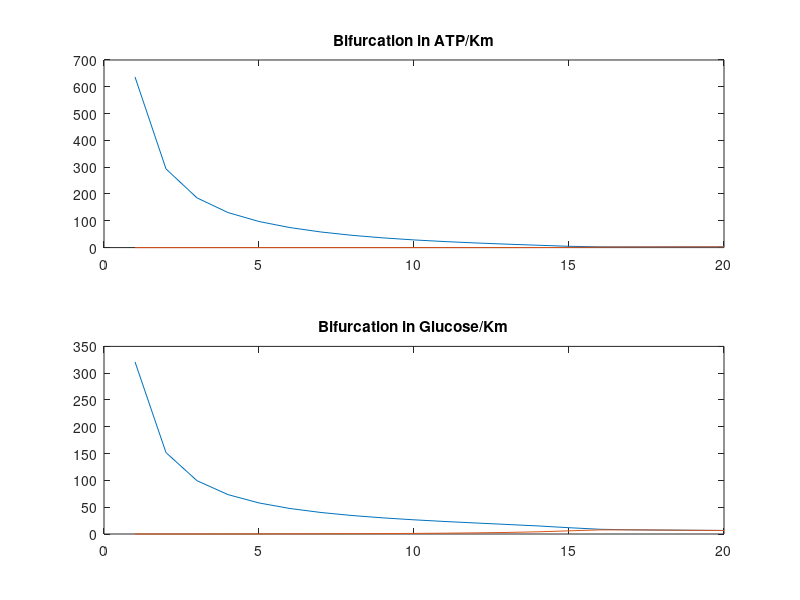

Recreate this plot in MATLAB.
% % Use Euler's method to integrate simple one variable ODE
% % Use program as template for more interesting models

% % Note:  produces slightly different output compared with 
% % example shown in class.  Different values of b, dt, tlast


% system constants
Vin = 0.36 ;
k1 = 0.02 ;
kp = 6 ;
%Km = 13 ;

% initial conditions
ATP0 = 4 ;
G0 = 3 ;
 
dt    = 0.05 ;  
tlast = 2000 ; % s
 
iterations = round(tlast/dt) ;
KM = 1:20 ;
ATPmax = zeros(length(KM), 1) ;
ATPmin = zeros(length(KM), 1) ;
Gmax = zeros(length(KM), 1) ;
Gmin = zeros(length(KM), 1) ;

for j = 1:length(KM)
    Km = KM(j) ;
    ATPall = zeros(iterations, 1) ; 
    Gall = zeros(iterations, 1) ;

    ATP = ATP0 ;
    G = G0 ;
    for i = 1:iterations 
      ATPall(i) = ATP ;
      Gall(i) = G ;

      dATPdt = 2*k1*G*ATP - kp*ATP/(ATP + Km) ;
      dGdt = Vin - k1*G*ATP ;

      ATP = ATP + dATPdt*dt ;
      G = G + dGdt*dt ;
    end % of this time step
    
    % get max and min
    ATPmax(j) = max(ATPall(round(iterations/2):iterations)) ;
    ATPmin(j) = min(ATPall(round(iterations/2):iterations)) ;
    Gmax(j) = max(Gall(round(iterations/2):iterations)) ;
    Gmin(j) = min(Gall(round(iterations/2):iterations)) ;

end % this value of Vin

% plot results
figure
subplot(2, 1, 1)
plot(KM,ATPmax, KM, ATPmin)
title('Bifurcation in ATP/Km')
subplot(2, 1, 2)
plot(KM,Gmax, KM, Gmin)
title('Bifurcation in Glucose/Km')
